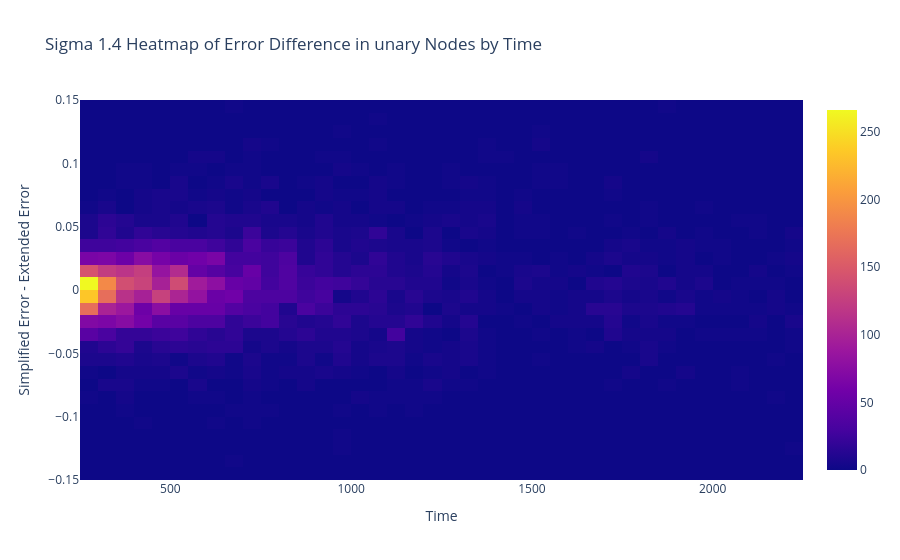

Notebook cell for this chart:
### Code cell
heat_map(S1_4_unary, data[1.4][0]['static_info'], "unary")

### Figure 1 — Plotly figure (JSON) as saved in the notebook; plotly's stock layout.template omitted (floating-point values rounded to 4 significant figures; data arrays with more than 128 entries replaced by an {"elided": "..."} marker saying what was removed)
{"data": [{"autobinx": false, "autobiny": false, "histnorm": "density", "type": "histogram2d", "x": {"elided": "33883 float values"}, "xbins": {"end": 2250, "size": 50, "start": 250}, "y": {"elided": "33883 float values"}, "ybins": {"end": 0.15, "size": 0.01, "start": -0.15}}], "layout": {"title": {"text": "Sigma 1.4 Heatmap of Error Difference in unary Nodes by Time"}, "xaxis": {"title": {"text": "Time"}}, "yaxis": {"title": {"text": "Simplified Error - Extended Error"}}}}
